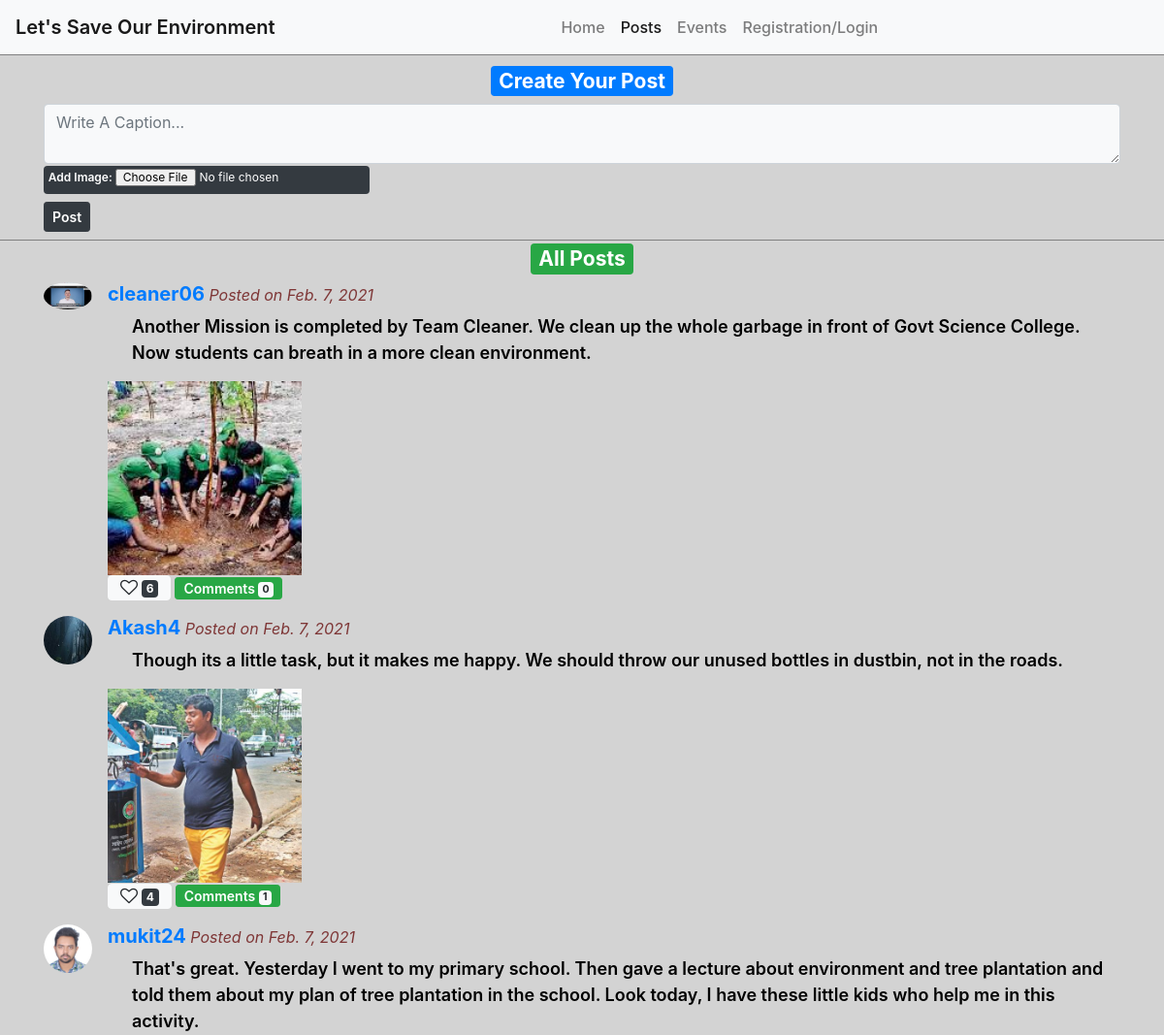
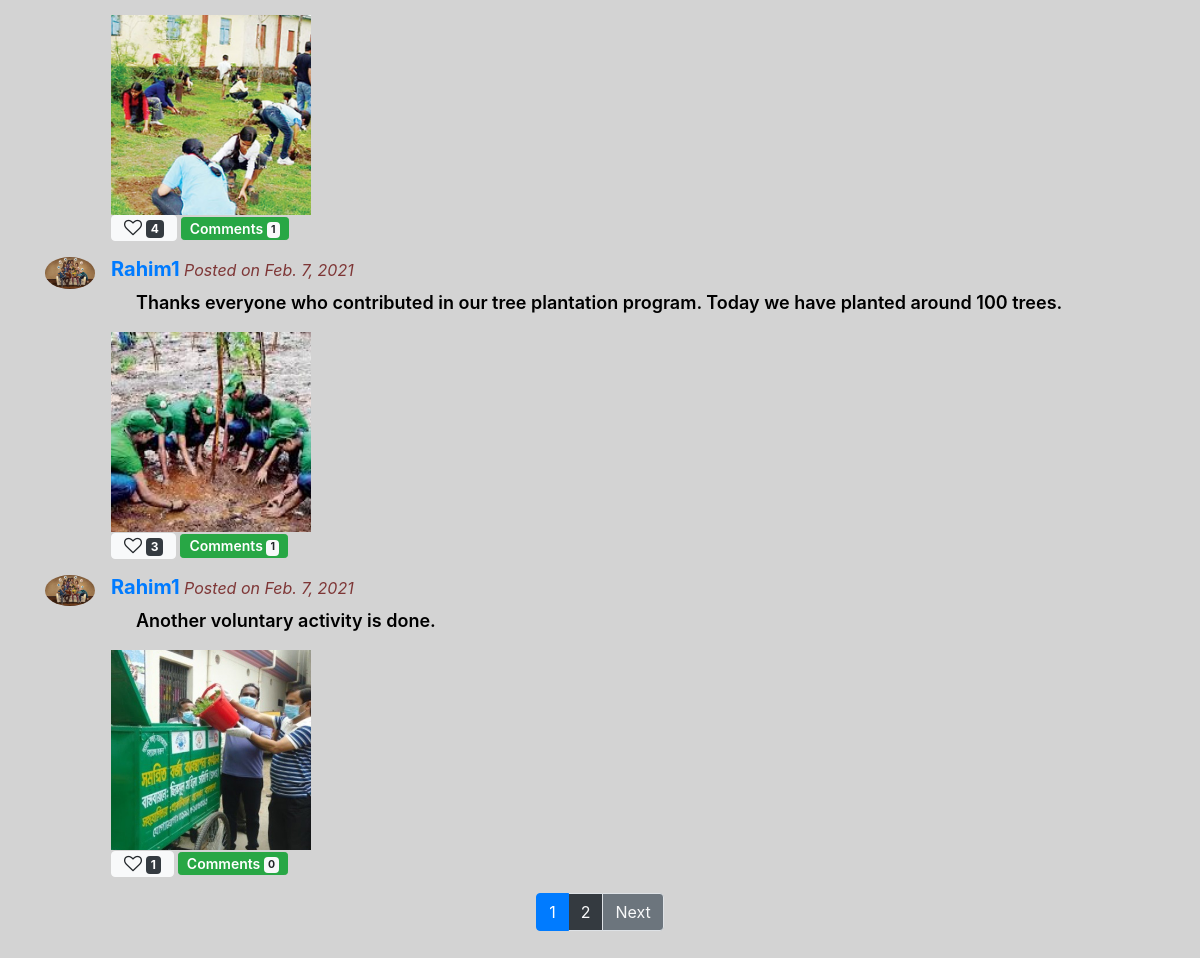
/posts/, run on the app's committed database (2 pictures, top to bottom).
### post/models.py (models this page shows, shortened)
class Post(models.Model):
    author = models.ForeignKey('home.Volunteer_Profile',on_delete=models.CASCADE)
    body = models.TextField()
    image = models.FileField(upload_to='uploads/',blank=True)
    created_on = models.DateTimeField(auto_now_add=True)
    last_modified = models.DateTimeField(auto_now=True)

### home/models.py (models this page shows)
class Volunteer_Profile(models.Model):
    full_name = models.CharField(max_length=255)
    profile_picture = models.FileField(upload_to='uploads/')
    profession = models.CharField(max_length=100,blank=True)
    address = models.CharField(max_length=100)
    mobile = models.CharField(max_length=60)
    facebook = models.URLField(max_length=60,blank=True)
    about_me = models.TextField(blank=True)
    total_points = models.DecimalField(max_digits=15, decimal_places=2,default=0)
    user = models.OneToOneField(settings.AUTH_USER_MODEL, on_delete=models.CASCADE,related_name="volunteer")
    def __str__(self):
        return self.user.username

### post/views.py (the view, shortened to what this page needs)
# urls.py: path('',post_view,name='post_view'),
def post_view(request):
    post_form = PostForm()
    post_list = Post.objects.all().order_by('-created_on')
    for x in post_list:
        print(x.id)
    paginator = Paginator(post_list,5)
    page_number = request.GET.get('page')
    posts = paginator.get_page(page_number)
    context = {
        'posts':posts,
        'post_form':post_form,
    }
    return render(request,"post/post_view.html",context)

### post/forms.py
class PostForm(forms.Form):
    body = forms.CharField(widget=forms.Textarea(
        attrs={
            "class": "form-control bg-light",
            "placeholder": "Write A Caption...",
            "rows":2,
        })
    )
    image = forms.FileField(required=False,widget=forms.FileInput(
        attrs={
        }
    ))

### post/templatetags/custom_tag.py (called while the page is built)
@register.filter(name='react_check')
def react_check(value, arg):
    for x in value:
        if x.author == arg:
            return True
    else:
        return False

### templates/post/post_view.html (shortened to what this page needs)
{% extends "base.html" %}
{% load static %}
{% block content %}
{% load custom_tag %}
<div class="post_list" id="post_list" style="background-color: lightgray;">
    <div class="p-2" style="border-bottom: 1px solid gray;">
        <div class="container">
            <div class="text-center">
                <h3><span class="badge badge-primary">Create Your Post</span></h3>
            </div>
            <form action="{% url 'post_view' %}" method="POST" class="write_post" enctype="multipart/form-data">
                <div class="form-group mb-0">
                    {{post_form.body}}
                </div>
                <div class="row">
                    <div class="col">
                        <div class="form-group badge badge-dark mb-0">
                            <label style="font-weight: 600;">Add Image: </label>
                            {{ post_form.image }}
                        </div>
                    </div>
                </div>
                <button type="submit" style="font-weight: 600;" class="btn btn-dark btn-sm mt-2">Post</button>
            </form>
        </div>
    </div>
    <div class="container">
        <div class="text-center">
            <h3><span class="badge badge-success">All Posts</span></h3>
        </div>
        {% for post in posts %}
        <div class="media pb-3" id="post{{post.id}}">
            <img src="{{post.author.profile_picture.url}}" class="mr-3 rounded-circle " style="width:50px;">
            <div class="media-body" style="color: black;font-weight: 600;">
                <h5 style="color: brown;font-weight: 700;"><a style="text-decoration: none;" href="{% url 'profile_view' post.author.user.id %}">{{post.author}}</a><small style="color: rgb(126, 54, 54);"><i>
                            Posted on
                            {{post.created_on.date}}</i></small></h5>
                <p style="font-size: large;padding-left: 25px;">{{post.body}}</p>
                {% if post.image %}
                {% if post.id == 31 %}
                <button style="border:none;padding: 0;" type="button" data-toggle="modal" data-target="#image_modal{{pic.id}}">
                    <div style="height: 200px;width: 200px;">
                        <img id="myImg" src="{% static 'images/img1.jpg'%}" alt="image" style="width: 100%;
                    height: 100%;
                    object-fit: cover;">
                </div>
                </button>
                {% else %}
                <button style="border:none;padding: 0;" type="button" data-toggle="modal" data-target="#image_modal{{pic.id}}">
                    <div style="height: 200px;width: 200px;">
                        <img id="myImg" src="{{post.image.url}}" alt="image" style="width: 100%;
                    height: 100%;
                    object-fit: cover;">
                </div>
                </button>
                {% endif %}
                {% endif %}
                <br>
                {% if post.react.all|react_check:request.user %}
                <a href="{% url 'react' post.id %}"><button type="button" class="btn btn-light py-0" style="font-weight: 600;"><i class="fa fa-heart text-danger" style="font-size: large;"></i> <span
                    class="badge badge-dark">{{post.react.all.count}}</span></button></a>
                {% else %}
                <a href="{% url 'react' post.id %}"><button type="button" class="btn btn-light py-0" style="font-weight: 600;"><i class="fa fa-heart-o" style="font-size: large;"></i> <span
                    class="badge badge-dark">{{post.react.all.count}}</span></button></a>
                {% endif %}
                <a href="{% url 'post_details' post.id %}"><button type="button" class="btn btn-success btn-sm py-0" style="font-weight: 600;">Comments <span
                    class="badge badge-light">{{post.comment_set.all.count}}</span></button></a>
            </div>
        </div>
        {% endfor %}
        {% if posts.has_other_pages %}
        <ul class="pagination justify-content-center">
            {% for i in posts.paginator.page_range %}
            {% if posts.number == i %}
            <li class="page-item active"><a class="page-link" href="?page={{ i }}#post_list">{{i}}</a></li>
            {% else %}
            <li class="page-item"><a class="page-link bg-dark text-light" href="?page={{ i }}#post_list">{{i}}</a></li>
            {% endif %}
            {% endfor %}
            {% if posts.has_next %}
            <li class="page-item"><a class="page-link bg-secondary text-light"
                    href="?page={{ posts.next_page_number }}#post_list">Next</a></li>
            {% endif %}
        </ul>
        {% endif %}
        <br>
    </div>
</div>
{% endblock %}

### data on the page
Post: author.profile_picture (picture), author "cleaner06", created_on "Feb. 7, 2021", body "Another Mission is completed by Team Cleaner. We clean up the whole garbage in front of Govt Science College. Now students can breath in a more clean environment.", react.all.count "6", comment_set.all.count "0"
Post: author.profile_picture (picture), author "Akash4", created_on "Feb. 7, 2021", body "Though its a little task, but it makes me happy. We should throw our unused bottles in dustbin, not in the roads.", image (picture), react.all.count "4", comment_set.all.count "1"
Post: author.profile_picture (picture), author "mukit24", created_on "Feb. 7, 2021", body "That's great. Yesterday I went to my primary school. Then gave a lecture about environment and tree plantation and told them about my plan of tree plantation in the school. Look today, I have these little kids who help me in this activity.", image (picture), react.all.count "4", comment_set.all.count "1"
Post: author.profile_picture (picture), author "Rahim1", created_on "Feb. 7, 2021", body "Thanks everyone who contributed in our tree plantation program. Today we have planted around 100 trees.", image (picture), react.all.count "3", comment_set.all.count "1"
Post: author.profile_picture (picture), author "Rahim1", created_on "Feb. 7, 2021", body "Another voluntary activity is done.", image (picture), react.all.count "1", comment_set.all.count "0"

### other printed values
{{ i }} "1"
{{ i }} "2"
